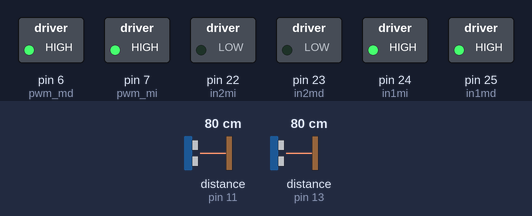
Bench run of a sketch on a simulated Arduino Mega 2560, built with avr-gcc and run on an emulated ATmega2560. On the bench: switched loads named in the sketch (green lamp = pin HIGH). The test bench sets the inputs (shaded band); at power-on: distance to the obstacle (sensors on pin 11, pin 13) 80 cm. The echo pulse lasts 58.3 µs per cm; what the sketch prints to the serial monitor is not drawn.

Above: at 0.2 s.
Timing chart, 0 to 1.7 s (numbered marks = the images above):
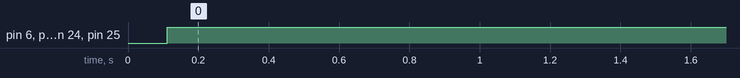

Measured:
- by itself, pin 6 (pwm_md), pin 7 (pwm_mi), pin 24 (in1mi), pin 25 (in1md): LOW → HIGH at 0.11 s

The sketch:

llega_pared.ino
```cpp
#include <TimerOne.h>
#include <NewPing.h>

//Configuración de los pines digitales de los motores
int in2md = 23;
int in1md = 25;
int in2mi = 22;
int in1mi = 24;

//Configuración de los pwm_ms de los motores
int pwm_md = 6;
int pwm_mi = 7;

//Variables
int pserie;
bool int_m = false; //Flag de interrupción
int modo = 1;
char t_filtro = 0;

//Variables de Control
int ref = 20;
int velc_i;
int velc_d;
int vel;
int err_i;
int err_d;
int dif_err;
#define Kpi 25
#define Kpd 25
#define Kp 10
int sum_err_i = 0;
int sum_err_d = 0;
#define Kii 0.005
#define Kid 0.005
int err_ai = 0;
int err_ad = 0;
int err_amed = 0;
int err_med = 0;
#define Kpi2 5
#define Kpd2 5

//ULTRASONIDO IZQUIERDO
#define Trig_i 12
#define Echo_i 13
int MAX_DIST_I = 400; // Máxima distancia para el primer ultrasonido en cm
int dist_i = 0;
int dist_i_ant = 0;

//ULTRASONIDO DERECHO
#define Trig_d 10
#define Echo_d 11
int MAX_DIST_D = 400; // Máxima distancia para el segundo ultrasonido en cm
int dist_d = 0;
int dist_d_ant = 0;

#define SONAR_NUM 2 // Numero de ultrasonidos a usar
NewPing sonar[SONAR_NUM] = {
  NewPing(Trig_i, Echo_i, MAX_DIST_I), // Trigger, echo y máxima distancia de cada sensor
  NewPing(Trig_d, Echo_d, MAX_DIST_D)
};

//Interrupción que activa un flag que se vigila continuamente en el bucle principal
void intTimer() {
  int_m = true;
}

void setup() {
  Serial.begin(38400);              // Se inicializa el puerto serie para la conexión bluetooth
  pinMode(in1md, OUTPUT);
  pinMode(in2md, OUTPUT);
  pinMode(in1mi, OUTPUT);
  pinMode(in2mi, OUTPUT);
  pinMode(pwm_md, OUTPUT);
  pinMode(pwm_mi, OUTPUT);
  digitalWrite(in1md, LOW);
  digitalWrite(in2md, LOW);
  digitalWrite(in1mi, LOW);
  digitalWrite(in2mi, LOW);
  Timer1.initialize(100000);        // Dispara cada 100 ms
  Timer1.attachInterrupt(intTimer); // Activa la interrupcion y la asocia a IntTimer
}

void loop() {
  if (int_m == true) {  //Se comprueba que se ha activado el flag
    t_filtro++;
    //Se lee por puerto serie la nueva referencia si la hubiera y se transforma a entero
    if (Serial.available() > 0) {
      String buff = "";
      while (Serial.available() > 0) {
        buff += (char)Serial.read();
      }
      ref = buff.toInt();
    }
    //Se escribe por puerto serie la información necesaria para la telemetría
    Serial.print("100"); Serial.print(" ");
    Serial.print(dist_i); Serial.print(" ");
    Serial.print(dist_d); Serial.print(" ");
    Serial.print(ref); Serial.print(" ");
    Serial.print(modo); Serial.print(" ");
    Serial.print(velc_i); Serial.print(" ");
    Serial.print(velc_d); Serial.println(" ");

    dist_i = sonar[0].ping_cm(); // Medida en centimetros IZQ
    dist_d = sonar[1].ping_cm(); // Medida en centimetros DER

    if (t_filtro >= 30) { //Este filtro suaviza las medidas que sean muy dispares entre dos medidas realizadas
      if (abs(dist_i - dist_i_ant > 10)) {
        dist_i = (dist_i + dist_i_ant) / 2;
      }
      if (abs(dist_d - dist_d_ant > 10)) {
        dist_d = (dist_d + dist_d_ant) / 2;
      }
    }

    err_i = ref - dist_i;
    err_d = ref - dist_d;
    err_med = (err_i + err_d) / 2;

    if (abs(err_med) > 3) //Si el error medio de las medidas es mayor que 3 cm, se activa un control P
    {
      velc_i = -1 * Kpi * err_med;
      velc_d = velc_i;
      sum_err_i = 0;
      sum_err_d = 0;
    }

    else {  //Si el error medio es menor o igual que 3 cm, se activa un control PI para cada rueda

      //ControlPI
      if (err_i != 0) {
        velc_i = -1 * (Kpi2 * err_i + Kii * sum_err_i * 100);
      }
      else {
        velc_i = 0;
        sum_err_i = 0;
      }
      if (err_d != 0) {
        velc_d = -1 * (Kpd2 * err_d + Kid * sum_err_d * 100);
      }
      else {
        velc_d = 0;
        sum_err_d = 0;
      }

      //Zona Muerta
      if (err_i < 0 ) {
        velc_i = velc_i + 66;
      }
      if (err_i > 0) {
        velc_i = velc_i - 66;
      }
      if (err_d < 0 ) {
        velc_d = velc_d + 66;
      }
      if (err_d > 0) {
        velc_d = velc_d - 66;
      }

      //Anti wind-up
      if (velc_i < 255 && velc_i > -255) {
        sum_err_i += err_i;
      }
      if (velc_d < 255 && velc_d > -255) {
        sum_err_d += err_d;
      }
    }

    //Saturaciones
    if (velc_i > 255) {
      velc_i = 255;
    }
    if (velc_i < -255) {
      velc_i = -255;
    }
    if (velc_d > 255) {
      velc_d = 255;
    }
    if (velc_d < -255) {
      velc_d = -255;
    }

    //Actualización de las variables de control
    vel_control(velc_i, velc_d);
    err_ai = err_i;
    err_ad = err_d;
    err_amed = err_med;
    dist_d_ant = dist_d;
    dist_i_ant = dist_i;
    int_m = false;
  }
}


//Función que interpreta el sentido y velocidad de los motores
void vel_control(int vel_i, int vel_d) {
  if (vel_i < 0) {
    digitalWrite(in1md, LOW);
    digitalWrite(in2md, HIGH);
    digitalWrite(in1mi, LOW);
    digitalWrite(in2mi, HIGH);
  }
  else {
    digitalWrite(in1md, HIGH);
    digitalWrite(in2md, LOW);
    digitalWrite(in1mi, HIGH);
    digitalWrite(in2mi, LOW);
  }
  if (vel_d < 0) {
    digitalWrite(in1md, LOW);
    digitalWrite(in2md, HIGH);
    digitalWrite(in1mi, LOW);
    digitalWrite(in2mi, HIGH);
  }
  else {
    digitalWrite(in1md, HIGH);
    digitalWrite(in2md, LOW);
    digitalWrite(in1mi, HIGH);
    digitalWrite(in2mi, LOW);
  }
  analogWrite(pwm_md, abs(vel_d));
  analogWrite(pwm_mi, abs(vel_i));
}


//Las funciones siguientes se usaron para la configuración inicial correcta del robot móvil
void lineal (int pwm_m, bool sentido)
{
  int pwm_ml;
  pwm_ml = pwm_m;
  if (sentido == 1) {
    digitalWrite(in1md, HIGH);
    digitalWrite(in2md, LOW);
    digitalWrite(in1mi, HIGH);
    digitalWrite(in2mi, LOW);
    if (pwm_ml < 15) {
      pwm_ml = 15;
    }
    analogWrite(pwm_md, pwm_ml - 15);
    analogWrite(pwm_mi, pwm_m);
  }
  if (sentido == 0) {
    digitalWrite(in1md, LOW);
    digitalWrite(in2md, HIGH);
    digitalWrite(in1mi, LOW);
    digitalWrite(in2mi, HIGH);
    if (pwm_ml < 13) {
      pwm_ml = 13;
    }
    analogWrite(pwm_md, pwm_ml - 13);
    analogWrite(pwm_mi, pwm_m);
  }
}

void rotacion (int pwm_m, bool sentido)
{
  if (sentido == 1) {
    digitalWrite(in1md, LOW);
    digitalWrite(in2md, HIGH);
    digitalWrite(in1mi, HIGH);
    digitalWrite(in2mi, LOW);
  }
  if (sentido == 0) {
    digitalWrite(in1md, HIGH);
    digitalWrite(in2md, LOW);
    digitalWrite(in1mi, LOW);
    digitalWrite(in2mi, HIGH);
  }
  analogWrite(pwm_md, pwm_m);
  analogWrite(pwm_mi, pwm_m);
}

void giro(int pwm_m, bool sentido, bool giro)
{
  int pwm_mc;
  pwm_mc = pwm_m;
  if (sentido == 1) {
    digitalWrite(in1md, HIGH);
    digitalWrite(in2md, LOW);
    digitalWrite(in1mi, HIGH);
    digitalWrite(in2mi, LOW);
  }
  if (sentido == 0) {
    digitalWrite(in1md, LOW);
    digitalWrite(in2md, HIGH);
    digitalWrite(in1mi, LOW);
    digitalWrite(in2mi, HIGH);
  }
  if (giro == 1) {
    if (pwm_m < 50) {
      pwm_mc = 50;
    }
    analogWrite(pwm_md, pwm_m);
    analogWrite(pwm_mi, pwm_mc - 50);
  }
  if (giro == 0) {
    if (pwm_m < 65) {
      pwm_mc = 65;
    }
    analogWrite(pwm_md, pwm_mc - 65);
    analogWrite(pwm_mi, pwm_m);
  }
}
```
